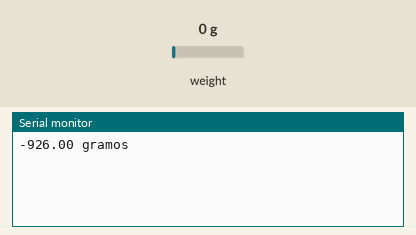
The sketch below on a simulated Arduino Uno, built with avr-gcc and run on an emulated ATmega328P. On the bench: the last lines printed to the serial monitor. The inputs (shaded band) are chosen by the test bench; at power-on: weight on the scale 0 g.

Above: at 1.2 s.
1.3 s: weight on the scale set to 100 g
At 1.7 s:
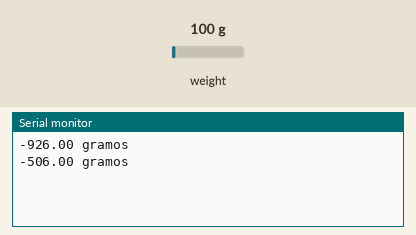
2.8 s: weight on the scale set to 1250 g
At 4.8 s:
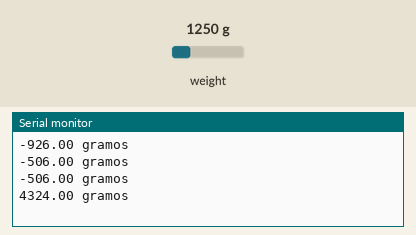
Timing chart, 0 to 6.3 s (numbered marks = the images above; inputs shaded):
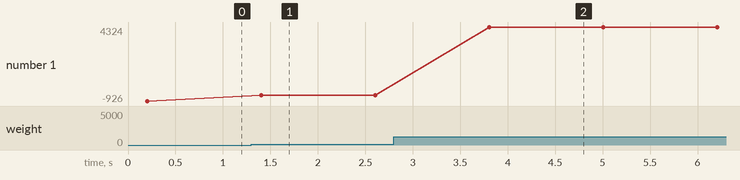

Measured:
- after the input at 1.3 s, the serial monitor: prints a new line after 0.10 s (image 1)
- after the input at 2.8 s, the serial monitor: prints a new line after 1.0 s (image 2)
- plotted number 1: -926 → -506 after the input at 1.3 s, -506 → 4324 after the input at 2.8 s

The sketch:

HX711.ino
```cpp
#include "HX711.h"

// HX711 circuit wiring
const int LOADCELL_DOUT_PIN = 0;
const int LOADCELL_SCK_PIN = 13;

HX711 scale;

void setup() {
  Serial.begin(115200);
  scale.begin(LOADCELL_DOUT_PIN, LOADCELL_SCK_PIN);
}

void loop() {

  if (scale.is_ready()) {
    long reading = scale.read();
    float peso = scale.read();
    float pesoreal = (peso - 92600)/100;
    Serial.print(pesoreal);
    Serial.println(" gramos");
  } else {
    Serial.println("HX711 not found.");
  }

  delay(1000);

}
```
